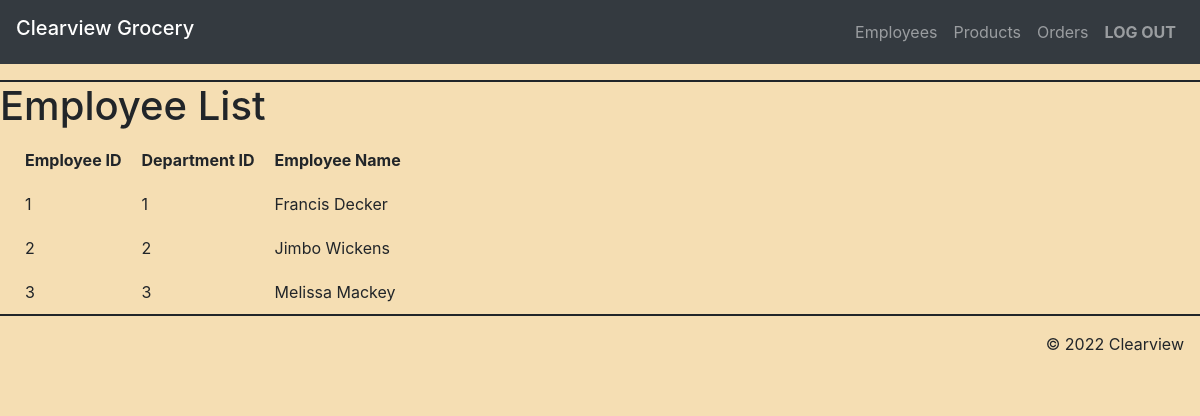
/employee/empsTable.php, run on the app's committed database.
### tables this page shows
create table Employees(
	empID int NOT NULL AUTO_INCREMENT,
	deptID int NOT NULL,
	empName varchar(255) NOT NULL,
	salary decimal(10,2) NOT NULL,
	email varchar(255) NOT NULL,
	password varchar(255) NOT NULL,
	PRIMARY KEY(empID),
	FOREIGN KEY(deptID) REFERENCES Departments(deptID)
);

### model/empFunctions.php (called while the page is built, shortened)
<?php
function getEmps() {
    global $db;
    $query = 'SELECT * FROM Employees';
    $statement = $db->prepare($query);
    $statement->execute();
    $employees = $statement->fetchAll();
    return $employees;
}
?>

### employee/empsDisplay.php (the view, shortened to what this page needs)
<?php include '../view/empHeader.php'; ?>
<main>
    <h1>Employee List</h1>
        <div class="col-sm">
            <table>
                <tr>
                    <th>Employee ID</th>
                    <th>Department ID</th>
                    <th>Employee Name</th>
                </tr>
                <?php foreach ($employees as $employee) : ?>
                    <tr>
                        <td><?php echo $employee['empID']; ?></td>
                        <td><?php echo $employee['deptID']; ?></td>
						<td><?php echo $employee['empName']; ?></td>
                    </tr>
                <?php endforeach; ?>
            </table>
        </div>
</main>
<?php include '../view/footer.php'; ?>

### main.css (style rules this page uses)
body { background-color:wheat; }
th { padding: 10px 10px; }
td { padding: 10px 10px; }

### data on the page
employees: empID "1", deptID "1", empName "Francis Decker"
employees: empID "2", deptID "2", empName "Jimbo Wickens"
employees: empID "3", deptID "3", empName "Melissa Mackey"
